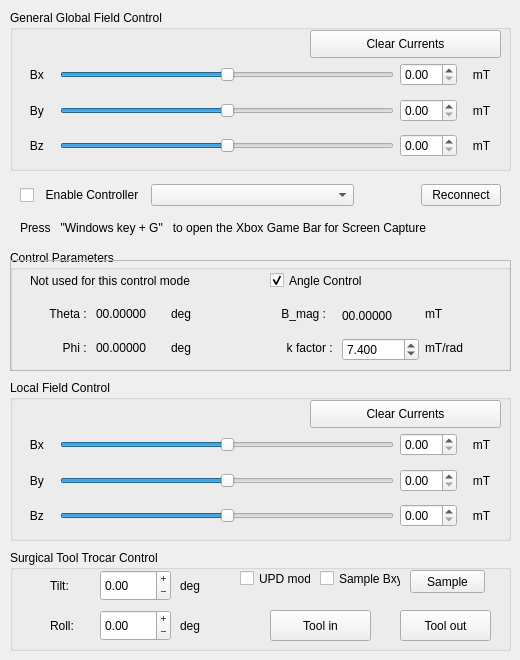
    <widget class="QWidget" name="tab_Control">
     <attribute name="title">
      <string>Controller Settings</string>
     </attribute>
     <widget class="QLabel" name="label_78">
      <property name="geometry">
       <rect>
        <x>20</x>
        <y>220</y>
        <width>481</width>
        <height>16</height>
       </rect>
      </property>
      <property name="text">
       <string>Press   &quot;Windows key + G&quot;   to open the Xbox Game Bar for Screen Capture</string>
      </property>
     </widget>
     <widget class="QGroupBox" name="groupBox_4">
      <property name="geometry">
       <rect>
        <x>10</x>
        <y>10</y>
        <width>501</width>
        <height>161</height>
       </rect>
      </property>
      <property name="title">
       <string>General Global Field Control</string>
      </property>
      <widget class="QPushButton" name="pushButton_clearCurrents_Global">
       <property name="geometry">
        <rect>
         <x>300</x>
         <y>20</y>
         <width>191</width>
         <height>28</height>
        </rect>
       </property>
       <property name="text">
        <string>Clear Currents</string>
       </property>
      </widget>
      <widget class="QWidget" name="verticalLayoutWidget_2">
       <property name="geometry">
        <rect>
         <x>10</x>
         <y>50</y>
         <width>481</width>
         <height>101</height>
        </rect>
       </property>
       <layout class="QVBoxLayout" name="verticalLayout_3">
        <item>
         <layout class="QHBoxLayout" name="horizontalLayout_11" stretch="0,0,0,0">
          <item>
           <widget class="QLabel" name="label_44">
            <property name="text">
             <string>   Bx   </string>
            </property>
           </widget>
          </item>
          <item>
           <widget class="QSlider" name="horizontalSlider_Bx_Global">
            <property name="minimum">
             <number>-20000</number>
            </property>
            <property name="maximum">
             <number>20000</number>
            </property>
            <property name="sliderPosition">
             <number>0</number>
            </property>
            <property name="orientation">
             <enum>Qt::Horizontal</enum>
            </property>
            <property name="invertedAppearance">
             <bool>false</bool>
            </property>
           </widget>
          </item>
          <item>
           <widget class="QDoubleSpinBox" name="doubleSpinBox_Bx_Global"/>
          </item>
          <item>
           <widget class="QLabel" name="label_45">
            <property name="text">
             <string>   mT   </string>
            </property>
           </widget>
          </item>
         </layout>
        </item>
        <item>
         <layout class="QHBoxLayout" name="horizontalLayout_10" stretch="0,0,0,0">
          <item>
           <widget class="QLabel" name="label_16">
            <property name="text">
             <string>   By   </string>
            </property>
           </widget>
          </item>
          <item>
           <widget class="QSlider" name="horizontalSlider_By_Global">
            <property name="minimum">
             <number>-20000</number>
            </property>
            <property name="maximum">
             <number>20000</number>
            </property>
            <property name="orientation">
             <enum>Qt::Horizontal</enum>
            </property>
           </widget>
          </item>
          <item>
           <widget class="QDoubleSpinBox" name="doubleSpinBox_By_Global"/>
          </item>
          <item>
           <widget class="QLabel" name="label_43">
            <property name="text">
             <string>   mT   </string>
            </property>
           </widget>
          </item>
         </layout>
        </item>
        <item>
         <layout class="QHBoxLayout" name="horizontalLayout_12" stretch="0,0,0,0">
          <item>
           <widget class="QLabel" name="label_46">
            <property name="text">
             <string>   Bz   </string>
            </property>
           </widget>
          </item>
          <item>
           <widget class="QSlider" name="horizontalSlider_Bz_Global">
            <property name="minimum">
             <number>-20000</number>
            </property>
            <property name="maximum">
             <number>20000</number>
            </property>
            <property name="orientation">
             <enum>Qt::Horizontal</enum>
            </property>
           </widget>
          </item>
          <item>
           <widget class="QDoubleSpinBox" name="doubleSpinBox_Bz_Global"/>
          </item>
          <item>
           <widget class="QLabel" name="label_47">
            <property name="text">
             <string>   mT   </string>
            </property>
           </widget>
          </item>
         </layout>
        </item>
       </layout>
      </widget>
     </widget>
     <widget class="QWidget" name="horizontalLayoutWidget">
      <property name="geometry">
       <rect>
        <x>20</x>
        <y>180</y>
        <width>481</width>
        <height>31</height>
       </rect>
      </property>
      <layout class="QHBoxLayout" name="horizontalLayout_13">
       <item>
        <widget class="QCheckBox" name="checkBox_controllerEnable">
         <property name="text">
          <string>  Enable Controller</string>
         </property>
        </widget>
       </item>
       <item>
        <widget class="QComboBox" name="comboBox_controllerMode">
         <item>
          <property name="text">
           <string/>
          </property>
         </item>
         <item>
          <property name="text">
           <string extracomment="Directly controls the field values ">Direct Local B Field Control</string>
          </property>
         </item>
         <item>
          <property name="text">
           <string>Change in Local B Field Control</string>
          </property>
         </item>
         <item>
          <property name="text">
           <string>Polar Angle Control</string>
          </property>
         </item>
         <item>
          <property name="text">
           <string>Surgeon Simulator</string>
          </property>
         </item>
         <item>
          <property name="text">
           <string>Subroutines</string>
          </property>
         </item>
         <item>
          <property name="text">
           <string>Rolling</string>
          </property>
         </item>
        </widget>
       </item>
       <item>
        <spacer name="horizontalSpacer">
         <property name="orientation">
          <enum>Qt::Horizontal</enum>
         </property>
         <property name="sizeHint" stdset="0">
          <size>
           <width>40</width>
           <height>20</height>
          </size>
         </property>
        </spacer>
       </item>
       <item>
        <widget class="QPushButton" name="pushButton_reconnectGamepad">
         <property name="text">
          <string>Reconnect</string>
         </property>
        </widget>
       </item>
      </layout>
     </widget>
     <widget class="QGroupBox" name="groupBox_5">
      <property name="geometry">
       <rect>
        <x>10</x>
        <y>550</y>
        <width>501</width>
        <height>101</height>
       </rect>
      </property>
      <property name="title">
       <string>Surgical Tool Trocar Control</string>
      </property>
      <widget class="QPushButton" name="pushButton_ToolIN">
       <property name="geometry">
        <rect>
         <x>260</x>
         <y>60</y>
         <width>101</width>
         <height>31</height>
        </rect>
       </property>
       <property name="text">
        <string>Tool in</string>
       </property>
      </widget>
      <widget class="QPushButton" name="pushButton_ToolOUT">
       <property name="geometry">
        <rect>
         <x>390</x>
         <y>60</y>
         <width>91</width>
         <height>31</height>
        </rect>
       </property>
       <property name="text">
        <string>Tool out</string>
       </property>
      </widget>
      <widget class="QDoubleSpinBox" name="doubleSpinBox_roll">
       <property name="geometry">
        <rect>
         <x>90</x>
         <y>60</y>
         <width>71</width>
         <height>31</height>
        </rect>
       </property>
       <property name="buttonSymbols">
        <enum>QAbstractSpinBox::PlusMinus</enum>
       </property>
       <property name="minimum">
        <double>-720.000000000000000</double>
       </property>
       <property name="maximum">
        <double>720.000000000000000</double>
       </property>
       <property name="singleStep">
        <double>0.500000000000000</double>
       </property>
      </widget>
      <widget class="QDoubleSpinBox" name="doubleSpinBox_tilt">
       <property name="geometry">
        <rect>
         <x>90</x>
         <y>20</y>
         <width>71</width>
         <height>31</height>
        </rect>
       </property>
       <property name="buttonSymbols">
        <enum>QAbstractSpinBox::PlusMinus</enum>
       </property>
       <property name="minimum">
        <double>-180.000000000000000</double>
       </property>
       <property name="maximum">
        <double>180.000000000000000</double>
       </property>
       <property name="singleStep">
        <double>0.500000000000000</double>
       </property>
      </widget>
      <widget class="QLabel" name="label_24">
       <property name="geometry">
        <rect>
         <x>40</x>
         <y>20</y>
         <width>67</width>
         <height>31</height>
        </rect>
       </property>
       <property name="text">
        <string>Tilt:   </string>
       </property>
      </widget>
      <widget class="QLabel" name="label_25">
       <property name="geometry">
        <rect>
         <x>40</x>
         <y>60</y>
         <width>67</width>
         <height>31</height>
        </rect>
       </property>
       <property name="text">
        <string>Roll:   </string>
       </property>
      </widget>
      <widget class="QLabel" name="label_59">
       <property name="geometry">
        <rect>
         <x>170</x>
         <y>20</y>
         <width>67</width>
         <height>31</height>
        </rect>
       </property>
       <property name="text">
        <string>deg</string>
       </property>
      </widget>
      <widget class="QLabel" name="label_79">
       <property name="geometry">
        <rect>
         <x>170</x>
         <y>60</y>
         <width>67</width>
         <height>31</height>
        </rect>
       </property>
       <property name="text">
        <string>deg</string>
       </property>
      </widget>
      <widget class="QCheckBox" name="checkBox_udpmode">
       <property name="geometry">
        <rect>
         <x>230</x>
         <y>20</y>
         <width>71</width>
         <height>17</height>
        </rect>
       </property>
       <property name="text">
        <string>UPD mode</string>
       </property>
      </widget>
      <widget class="QCheckBox" name="checkBox_sampleBxy">
       <property name="geometry">
        <rect>
         <x>310</x>
         <y>20</y>
         <width>81</width>
         <height>17</height>
        </rect>
       </property>
       <property name="text">
        <string>Sample Bxy</string>
       </property>
      </widget>
      <widget class="QPushButton" name="pushButton_sampleBxy">
       <property name="geometry">
        <rect>
         <x>400</x>
         <y>20</y>
         <width>75</width>
         <height>23</height>
        </rect>
       </property>
       <property name="text">
        <string>Sample</string>
       </property>
      </widget>
     </widget>
     <widget class="QGroupBox" name="groupBox_6">
      <property name="geometry">
       <rect>
        <x>10</x>
        <y>250</y>
        <width>501</width>
        <height>121</height>
       </rect>
      </property>
      <property name="title">
       <string>Control Parameters</string>
      </property>
     </widget>
     <widget class="QFrame" name="frame">
      <property name="geometry">
       <rect>
        <x>10</x>
        <y>260</y>
        <width>501</width>
        <height>111</height>
       </rect>
      </property>
      <property name="frameShape">
       <enum>QFrame::StyledPanel</enum>
      </property>
      <property name="frameShadow">
       <enum>QFrame::Raised</enum>
      </property>
      <widget class="QLabel" name="labelname_Type_of_Control">
       <property name="geometry">
        <rect>
         <x>20</x>
         <y>5</y>
         <width>311</width>
         <height>31</height>
        </rect>
       </property>
       <property name="text">
        <string>Not used for this control mode</string>
       </property>
      </widget>
      <widget class="QCheckBox" name="checkBox_angleControlSurgeon">
       <property name="geometry">
        <rect>
         <x>260</x>
         <y>10</y>
         <width>111</width>
         <height>21</height>
        </rect>
       </property>
       <property name="text">
        <string>Angle Control</string>
       </property>
       <property name="checked">
        <bool>true</bool>
       </property>
      </widget>
      <widget class="QWidget" name="horizontalLayoutWidget_2">
       <property name="geometry">
        <rect>
         <x>10</x>
         <y>40</y>
         <width>221</width>
         <height>61</height>
        </rect>
       </property>
       <layout class="QHBoxLayout" name="horizontalLayout_14">
        <item>
         <layout class="QVBoxLayout" name="verticalLayout_5">
          <item>
           <widget class="QLabel" name="labelname_Angle1">
            <property name="text">
             <string> Theta : </string>
            </property>
            <property name="alignment">
             <set>Qt::AlignRight|Qt::AlignTrailing|Qt::AlignVCenter</set>
            </property>
           </widget>
          </item>
          <item>
           <widget class="QLabel" name="labelname_Angle2">
            <property name="text">
             <string>Phi : </string>
            </property>
            <property name="alignment">
             <set>Qt::AlignRight|Qt::AlignTrailing|Qt::AlignVCenter</set>
            </property>
           </widget>
          </item>
         </layout>
        </item>
        <item>
         <layout class="QVBoxLayout" name="verticalLayout_6">
          <item>
           <widget class="QLabel" name="label_angle1">
            <property name="text">
             <string>00.00000</string>
            </property>
           </widget>
          </item>
          <item>
           <widget class="QLabel" name="label_angle2">
            <property name="text">
             <string>00.00000</string>
            </property>
           </widget>
          </item>
         </layout>
        </item>
        <item>
         <layout class="QVBoxLayout" name="verticalLayout_7">
          <item>
           <widget class="QLabel" name="label_54">
            <property name="text">
             <string>deg</string>
            </property>
           </widget>
          </item>
          <item>
           <widget class="QLabel" name="label_55">
            <property name="text">
             <string>deg</string>
            </property>
           </widget>
          </item>
         </layout>
        </item>
       </layout>
      </widget>
      <widget class="QWidget" name="horizontalLayoutWidget_3">
       <property name="geometry">
        <rect>
         <x>250</x>
         <y>40</y>
         <width>241</width>
         <height>61</height>
        </rect>
       </property>
       <layout class="QHBoxLayout" name="horizontalLayout_15">
        <item>
         <layout class="QVBoxLayout" name="verticalLayout_8">
          <item>
           <widget class="QLabel" name="labelname_B_magnitude">
            <property name="text">
             <string> B_mag :   </string>
            </property>
            <property name="alignment">
             <set>Qt::AlignRight|Qt::AlignTrailing|Qt::AlignVCenter</set>
            </property>
           </widget>
          </item>
          <item>
           <widget class="QLabel" name="labelname_factor">
            <property name="text">
             <string>k factor : </string>
            </property>
            <property name="alignment">
             <set>Qt::AlignRight|Qt::AlignTrailing|Qt::AlignVCenter</set>
            </property>
           </widget>
          </item>
         </layout>
        </item>
        <item>
         <layout class="QVBoxLayout" name="verticalLayout_9">
          <item>
           <widget class="QLabel" name="label_B_mag">
            <property name="text">
             <string>00.00000</string>
            </property>
           </widget>
          </item>
          <item>
           <widget class="QDoubleSpinBox" name="doubleSpinBox_factor">
            <property name="decimals">
             <number>3</number>
            </property>
            <property name="maximum">
             <double>99.998999999999995</double>
            </property>
            <property name="singleStep">
             <double>0.001000000000000</double>
            </property>
            <property name="value">
             <double>7.400000000000000</double>
            </property>
           </widget>
          </item>
         </layout>
        </item>
        <item>
         <layout class="QVBoxLayout" name="verticalLayout_10">
          <item>
           <widget class="QLabel" name="label_58">
            <property name="text">
             <string>mT</string>
            </property>
           </widget>
          </item>
          <item>
           <widget class="QLabel" name="label">
            <property name="text">
             <string>mT/rad</string>
            </property>
           </widget>
          </item>
         </layout>
        </item>
       </layout>
      </widget>
     </widget>
     <widget class="QGroupBox" name="groupBox_7">
      <property name="geometry">
       <rect>
        <x>10</x>
        <y>380</y>
        <width>501</width>
        <height>161</height>
       </rect>
      </property>
      <property name="title">
       <string>Local Field Control</string>
      </property>
      <widget class="QPushButton" name="pushButton_clearCurrents_Local">
       <property name="geometry">
        <rect>
         <x>300</x>
         <y>20</y>
         <width>191</width>
         <height>28</height>
        </rect>
       </property>
       <property name="text">
        <string>Clear Currents</string>
       </property>
      </widget>
      <widget class="QWidget" name="verticalLayoutWidget_3">
       <property name="geometry">
        <rect>
         <x>10</x>
         <y>50</y>
         <width>481</width>
         <height>101</height>
        </rect>
       </property>
       <layout class="QVBoxLayout" name="verticalLayout_4">
        <item>
         <layout class="QHBoxLayout" name="horizontalLayout_16" stretch="0,0,0,0">
          <item>
           <widget class="QLabel" name="label_48">
            <property name="text">
             <string>   Bx   </string>
            </property>
           </widget>
          </item>
          <item>
           <widget class="QSlider" name="horizontalSlider_Bx_Local">
            <property name="minimum">
             <number>-20000</number>
            </property>
            <property name="maximum">
             <number>20000</number>
            </property>
            <property name="orientation">
             <enum>Qt::Horizontal</enum>
            </property>
           </widget>
          </item>
          <item>
           <widget class="QDoubleSpinBox" name="doubleSpinBox_Bx_Local"/>
          </item>
          <item>
           <widget class="QLabel" name="label_49">
            <property name="text">
             <string>   mT   </string>
            </property>
           </widget>
          </item>
         </layout>
        </item>
        <item>
         <layout class="QHBoxLayout" name="horizontalLayout_17" stretch="0,0,0,0">
          <item>
           <widget class="QLabel" name="label_17">
            <property name="text">
             <string>   By   </string>
            </property>
           </widget>
          </item>
          <item>
           <widget class="QSlider" name="horizontalSlider_By_Local">
            <property name="minimum">
             <number>-20000</number>
            </property>
            <property name="maximum">
             <number>20000</number>
            </property>
            <property name="orientation">
             <enum>Qt::Horizontal</enum>
            </property>
           </widget>
          </item>
          <item>
           <widget class="QDoubleSpinBox" name="doubleSpinBox_By_Local"/>
          </item>
          <item>
           <widget class="QLabel" name="label_50">
            <property name="text">
             <string>   mT   </string>
            </property>
           </widget>
          </item>
         </layout>
        </item>
        <item>
         <layout class="QHBoxLayout" name="horizontalLayout_18" stretch="0,0,0,0">
          <item>
           <widget class="QLabel" name="label_51">
            <property name="text">
             <string>   Bz   </string>
            </property>
           </widget>
          </item>
          <item>
           <widget class="QSlider" name="horizontalSlider_Bz_Local">
            <property name="minimum">
             <number>-20000</number>
            </property>
            <property name="maximum">
             <number>20000</number>
            </property>
            <property name="orientation">
             <enum>Qt::Horizontal</enum>
            </property>
           </widget>
          </item>
          <item>
           <widget class="QDoubleSpinBox" name="doubleSpinBox_Bz_Local"/>
          </item>
          <item>
           <widget class="QLabel" name="label_52">
            <property name="text">
             <string>   mT   </string>
            </property>
           </widget>
          </item>
         </layout>
        </item>
       </layout>
      </widget>
     </widget>
    </widget>
